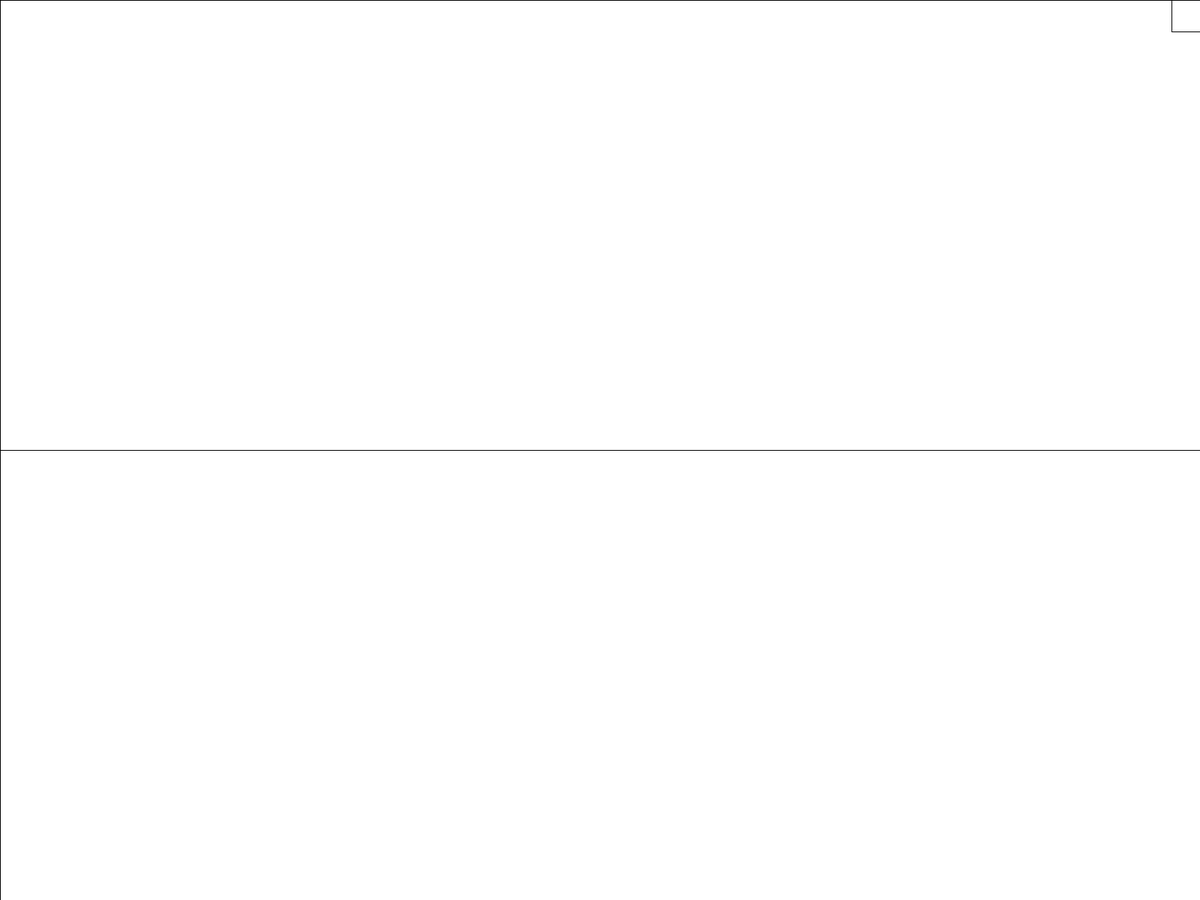
Frame 1 (no input)
Frame 60 (the mouse pressed at the canvas centre just before this capture): identical to frame 1, image omitted
Frame 120 (the mouse held since frame 60 and released just before this capture): identical to frame 1, image omitted

The Processing sketch that drew this single still picture (run headless with seeded random() and noise(); from frame 60 on, the mouse is pressed at the canvas centre):

// Processing sketch: drawing
// ── drawing.pde
// global Variables()
float drawX, drawY, drawWidth, drawHeight, DrawDiameter;
float rectX, rectY, rectWidth, rectHeight;
float rectX2, rectY2, rectWidth2, rectHeight2;
float buttonX, buttonY, buttonWidth, buttonHeight;
boolean draw=false;
color  buttonColor, yellow=#FFF700, purple=#E334F7, white=#FFFFFF, resetColor=white, red=#FF0009, skin=#E0AC69, bleuEyes=#2832C2, redEyes=#B80F0A;

void setup() {
  background(white);
  fullScreen();
  smooth();
  Population();
  //
  rect(drawX, drawY, drawWidth, drawHeight);
}//End setup()

void draw() {
  if (draw == true && mouseX>drawX && mouseX<drawX+drawWidth && mouseY>drawY && mouseY<drawY+drawHeight) {
    ellipse(mouseX, mouseY, DrawDiameter, DrawDiameter);//this code-line is for line vs circle
  }
  println(mouseX, mouseY);
  if (mouseX >= buttonX && mouseY >= buttonY && mouseX <= buttonX+buttonWidth &&  mouseY <= buttonY+buttonHeight) {
    buttonColor = red; //color(random(255), random(255), random(255));
  } else {
    buttonColor = white;
  }//End IF Button Colour
  fill(buttonColor);
  rect(buttonX, buttonY, buttonWidth, buttonHeight);
  fill(resetColor);
  //
  if (draw == false && mouseX>drawX && mouseX<drawX+drawWidth && mouseY>drawY && mouseY<drawY+drawHeight) {
    line(mouseX, mouseY, pmouseX, pmouseY);
  }//End line Draw
  rect(rectX, rectY, rectWidth, rectHeight);
}//End draw()

void mousePressed() {
  if (mouseX>drawX && mouseX<drawX+drawWidth && mouseY>drawY && mouseY<drawY+drawHeight) {
    if (draw == false) {
      draw = true;
    } else {
      draw = false;
    }//end draw boolean
  }//end line draw
  if (mouseX >= buttonX && mouseY >= buttonY && mouseX <= buttonX+buttonWidth &&  mouseY <= buttonY+buttonHeight) exit();
}// End mouisepresed()

void keyPressed() {
}//emd keupressed()

// ── popualtion.pde
void Population() {
  DrawDiameter = displayWidth*1/100; // need for ellipeses
  buttonX = displayWidth*125/128;
  buttonY = displayHeight*0/128;
  buttonWidth = displayWidth*128/128;
  buttonHeight = displayHeight*4.5/128;
  drawX = displayWidth*0;
  drawY = displayHeight*0;
  drawWidth = displayWidth*2/2;
  drawHeight = displayHeight*1/2;
  rectX = displayWidth*0/2 ;
  rectY = displayHeight*1/2;
  rectWidth = displayWidth*2/2;
  rectHeight = displayHeight*2/2;
}//end population

// ── text.pde
//Glboal variavle

void textQuitButton() {
}//End teztQuitButton

void text() {
}//end text()

// ── variables.pde
void Variable() {

}//end varaible()
